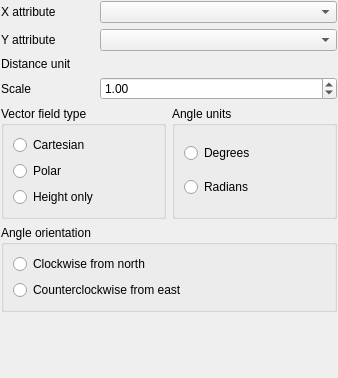
<?xml version="1.0" encoding="UTF-8"?>
<ui version="4.0">
 <class>WidgetVectorFieldBase</class>
 <widget class="QWidget" name="WidgetVectorFieldBase">
  <property name="geometry">
   <rect>
    <x>0</x>
    <y>0</y>
    <width>338</width>
    <height>378</height>
   </rect>
  </property>
  <property name="windowTitle">
   <string>Form</string>
  </property>
  <layout class="QVBoxLayout" name="verticalLayout">
   <property name="leftMargin">
    <number>1</number>
   </property>
   <property name="topMargin">
    <number>1</number>
   </property>
   <property name="rightMargin">
    <number>1</number>
   </property>
   <property name="bottomMargin">
    <number>1</number>
   </property>
   <item>
    <layout class="QFormLayout" name="formLayout">
     <property name="fieldGrowthPolicy">
      <enum>QFormLayout::AllNonFixedFieldsGrow</enum>
     </property>
     <property name="labelAlignment">
      <set>Qt::AlignLeading|Qt::AlignLeft|Qt::AlignTop</set>
     </property>
     <property name="horizontalSpacing">
      <number>28</number>
     </property>
     <item row="0" column="0">
      <widget class="QLabel" name="mXAttributeLabel">
       <property name="sizePolicy">
        <sizepolicy hsizetype="Expanding" vsizetype="Preferred">
         <horstretch>1</horstretch>
         <verstretch>0</verstretch>
        </sizepolicy>
       </property>
       <property name="text">
        <string>X attribute</string>
       </property>
      </widget>
     </item>
     <item row="0" column="1">
      <widget class="QComboBox" name="mXAttributeComboBox">
       <property name="sizePolicy">
        <sizepolicy hsizetype="Expanding" vsizetype="Fixed">
         <horstretch>3</horstretch>
         <verstretch>0</verstretch>
        </sizepolicy>
       </property>
      </widget>
     </item>
     <item row="1" column="0">
      <widget class="QLabel" name="mYAttributeLabel">
       <property name="sizePolicy">
        <sizepolicy hsizetype="Expanding" vsizetype="Preferred">
         <horstretch>1</horstretch>
         <verstretch>0</verstretch>
        </sizepolicy>
       </property>
       <property name="text">
        <string>Y attribute</string>
       </property>
      </widget>
     </item>
     <item row="1" column="1">
      <widget class="QComboBox" name="mYAttributeComboBox">
       <property name="sizePolicy">
        <sizepolicy hsizetype="Expanding" vsizetype="Fixed">
         <horstretch>3</horstretch>
         <verstretch>0</verstretch>
        </sizepolicy>
       </property>
      </widget>
     </item>
     <item row="2" column="0">
      <widget class="QLabel" name="mDistanceUnitLabel">
       <property name="sizePolicy">
        <sizepolicy hsizetype="Expanding" vsizetype="Preferred">
         <horstretch>1</horstretch>
         <verstretch>0</verstretch>
        </sizepolicy>
       </property>
       <property name="text">
        <string>Distance unit</string>
       </property>
      </widget>
     </item>
     <item row="3" column="0">
      <widget class="QLabel" name="mScaleLabel">
       <property name="sizePolicy">
        <sizepolicy hsizetype="Expanding" vsizetype="Preferred">
         <horstretch>1</horstretch>
         <verstretch>0</verstretch>
        </sizepolicy>
       </property>
       <property name="text">
        <string>Scale</string>
       </property>
      </widget>
     </item>
     <item row="3" column="1">
      <widget class="QgsDoubleSpinBox" name="mScaleSpinBox">
       <property name="sizePolicy">
        <sizepolicy hsizetype="Expanding" vsizetype="Fixed">
         <horstretch>3</horstretch>
         <verstretch>0</verstretch>
        </sizepolicy>
       </property>
       <property name="decimals">
        <number>2</number>
       </property>
       <property name="maximum">
        <double>9999999.000000000000000</double>
       </property>
       <property name="singleStep">
        <double>0.200000000000000</double>
       </property>
       <property name="value">
        <double>1.000000000000000</double>
       </property>
       <property name="showClearButton" stdset="0">
        <bool>false</bool>
       </property>
      </widget>
     </item>
     <item row="2" column="1">
      <widget class="QgsUnitSelectionWidget" name="mDistanceUnitWidget" native="true"/>
     </item>
    </layout>
   </item>
   <item>
    <layout class="QHBoxLayout" name="horizontalLayout_2">
     <item>
      <widget class="QGroupBox" name="mFieldTypeGroupBox">
       <property name="title">
        <string>Vector field type</string>
       </property>
       <layout class="QGridLayout" name="gridLayout">
        <item row="2" column="0">
         <widget class="QRadioButton" name="mHeightRadioButton">
          <property name="text">
           <string>Height only</string>
          </property>
         </widget>
        </item>
        <item row="1" column="0">
         <widget class="QRadioButton" name="mPolarRadioButton">
          <property name="text">
           <string>Polar</string>
          </property>
         </widget>
        </item>
        <item row="0" column="0">
         <widget class="QRadioButton" name="mCartesianRadioButton">
          <property name="text">
           <string>Cartesian</string>
          </property>
         </widget>
        </item>
       </layout>
      </widget>
     </item>
     <item>
      <widget class="QGroupBox" name="mAngleUnitsGroupBox">
       <property name="title">
        <string>Angle units</string>
       </property>
       <layout class="QGridLayout" name="gridLayout_3">
        <item row="0" column="0">
         <widget class="QRadioButton" name="mDegreesRadioButton">
          <property name="text">
           <string>Degrees</string>
          </property>
         </widget>
        </item>
        <item row="1" column="0">
         <widget class="QRadioButton" name="mRadiansRadioButton">
          <property name="text">
           <string>Radians</string>
          </property>
         </widget>
        </item>
       </layout>
      </widget>
     </item>
    </layout>
   </item>
   <item>
    <widget class="QGroupBox" name="mAngleOrientationGroupBox">
     <property name="title">
      <string>Angle orientation</string>
     </property>
     <layout class="QVBoxLayout" name="verticalLayout_2">
      <item>
       <widget class="QRadioButton" name="mClockwiseFromNorthRadioButton">
        <property name="text">
         <string>Clockwise from north</string>
        </property>
       </widget>
      </item>
      <item>
       <widget class="QRadioButton" name="mCounterclockwiseFromEastRadioButton">
        <property name="text">
         <string>Counterclockwise from east</string>
        </property>
       </widget>
      </item>
     </layout>
    </widget>
   </item>
   <item>
    <spacer name="verticalSpacer">
     <property name="orientation">
      <enum>Qt::Vertical</enum>
     </property>
     <property name="sizeHint" stdset="0">
      <size>
       <width>20</width>
       <height>40</height>
      </size>
     </property>
    </spacer>
   </item>
  </layout>
 </widget>
 <customwidgets>
  <customwidget>
   <class>QgsDoubleSpinBox</class>
   <extends>QDoubleSpinBox</extends>
   <header>qgsdoublespinbox.h</header>
  </customwidget>
  <customwidget>
   <class>QgsUnitSelectionWidget</class>
   <extends>QWidget</extends>
   <header>qgsunitselectionwidget.h</header>
   <container>1</container>
  </customwidget>
 </customwidgets>
 <resources/>
 <connections/>
</ui>
